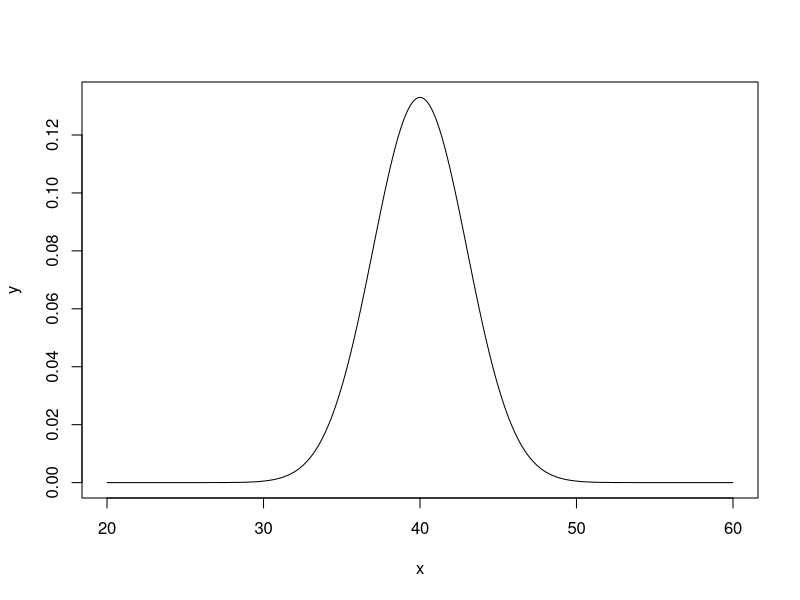
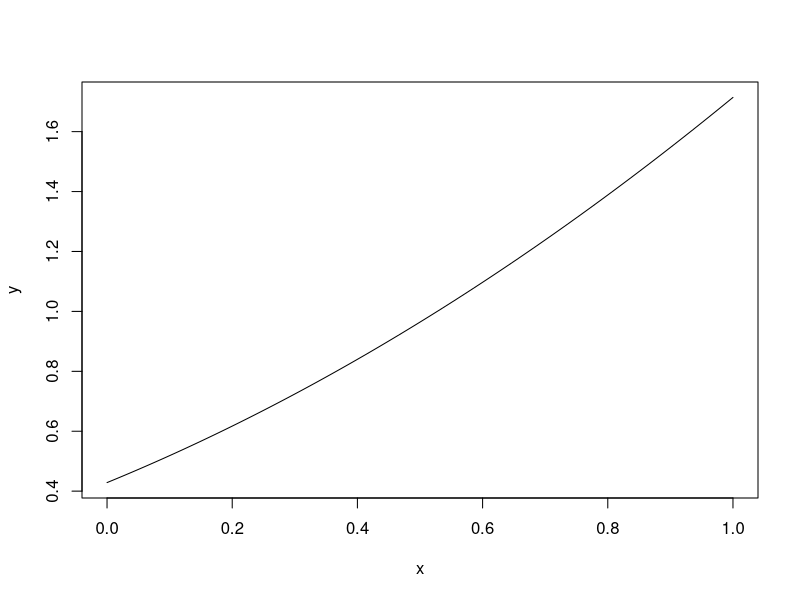
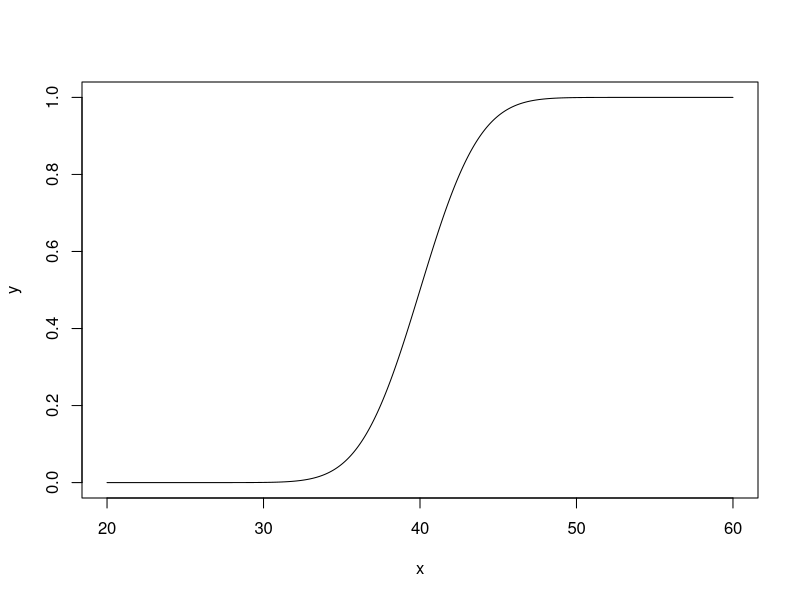
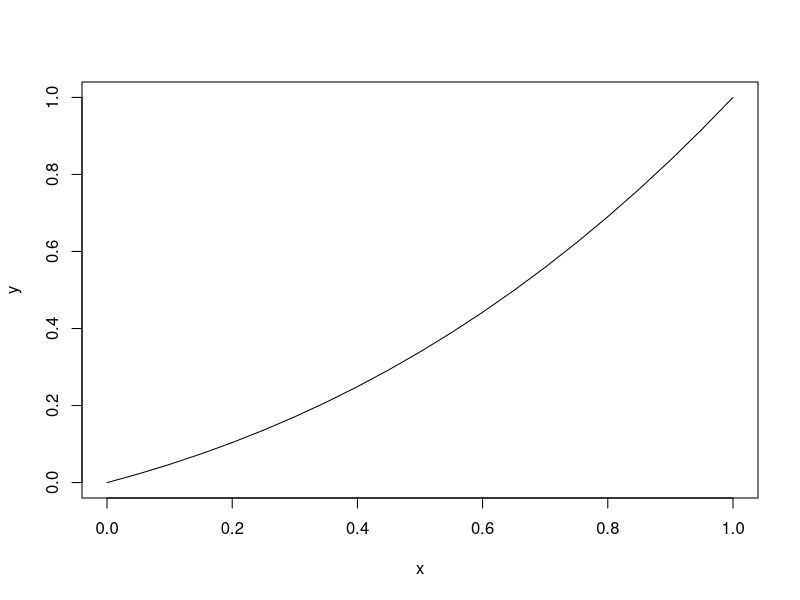

The R source for these figures, in order:
x<-rnorm(1000,40,3)
mean(x)
var(x)

# FUNCIO DE DENSITAT #

x<-seq(20,60,by=0.05)	# Coneixent la Norma.
y<-dnorm(x,40,3)
plot(x,y, type="l")

x<-seq(0,1,by=0.005)	# No coneixent la llei.
y<-(3/7)*(x+1)^2
plot(x,y, type="l")

# FUNCIO DE DISTRIBUCIO #

x<-seq(20,60,by=0.05)	# Coneixent la Norma.
y<-pnorm(x,40,3)
plot(x,y, type="l")

x<-seq(0,1,by=0.05)	# No coneixent la llei.
y<-(1/7)*(x+1)^3-1/7
plot(x,y, type="l")

# CALCULAR PROBABILITATS #

pnorm(45,40,3)		# P(X<=45)
1-pnorm(35,40,3)		# P(X>=35) == 1 - P(X<35)
qnorm(0.8,40,3)		# y == P(X<=y)

x<-0.3			# P(X<=0.3)
y<-(1/7)*(x+1)^3-1/7
x<-0.8			# P(X>=0.8) == 1 - P(X<0.8)
y<-1-((1/7)*(x+1)^3-1/7)
